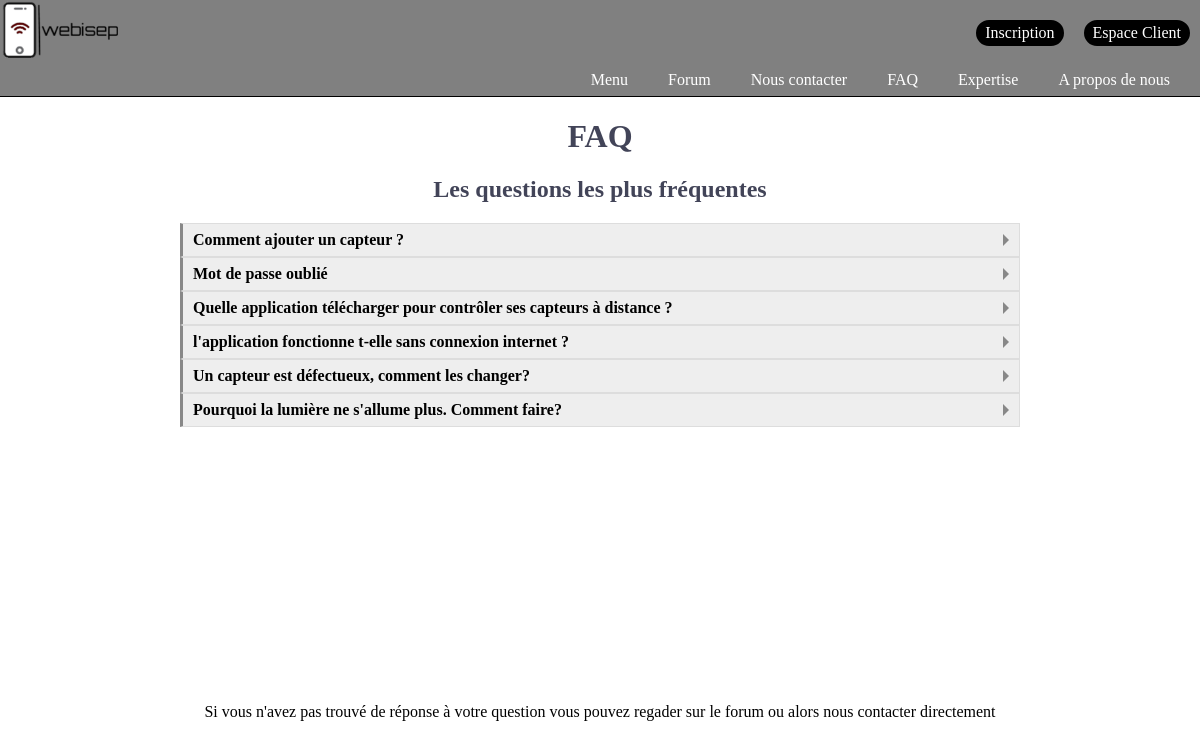
Screenshot of /old/FAQ.php with the database file from the repository.
### tables this page shows
CREATE TABLE IF NOT EXISTS `post` (
  `ID` int(20) NOT NULL,
  `Question` longtext NOT NULL,
  `Reponse` longtext NOT NULL,
  `Date_publication` date NOT NULL
);

### old/FAQ.php (the view, shortened to what this page needs)
<?php
$bdd = new PDO("mysql:host=localhost;dbname=espace_membre",'root','');
$messages = $bdd->query('SELECT * FROM post');
    function faq($compteur){
        $bdd = new PDO("mysql:host=localhost;dbname=espace_membre",'root','');
        $messages = $bdd->prepare('SELECT * FROM post WHERE id = ?');
        $messages->execute(array($compteur));
        $post = $messages->fetch();
    }
?>
<!DOCTYPE html>
<html>
<head>
    <link rel="stylesheet" href="../Style/FAQ.css" />
</head>
<body>
<?php include("General.php") ?>
<h1>FAQ</h1>
<h2>Les questions les plus fréquentes</h2>
<div class="faq">
<?php $compteur=0;
    while($post = $messages->fetch()){
       $compteur++;?>
    <section class="question">
        <label for="=<?php echo $compteur; ?>">
           <?php faq($compteur);
                   echo $post['Question'];
?>
        </label>
    </section>
    <?php
    }?>
</div>
<footer>Si vous n'avez pas trouvé de réponse à votre question vous pouvez regader sur le forum  ou alors nous contacter directement</footer>
</body>
</html>

### old/css/FAQ.css (style rules this page uses)
h1, h2 { text-align: center; color: #424458; }
.question label { margin-left: 15%; margin-right: 15%; background: #eee; display: block; position: relative; padding: 7px 10px; font-weight: bold; border: 1px solid #ddd; border-left: 3px solid #888; }
.question label::before { content: ''; position: absolute; right: 4px; top: 50%; margin-top: -6px; border: 6px solid transparent; border-left-color: inherit; }
footer { margin-bottom: 10px; margin-top: 23%; text-align: center; }

### lucas/design/general.css (style rules this page uses)
body { font-family: 'Source code pro', Calibri, serif; margin: 0px; padding:0px; }

### rows the page displays
post: Question "Comment ajouter un capteur ?"
post: Question "Mot de passe oublié"
post: Question "Quelle application télécharger pour contrôler ses capteurs à distance ?"
post: Question "l'application fonctionne t-elle sans connexion internet ?"
post: Question "Un capteur est défectueux, comment les changer?"
post: Question "Pourquoi la lumière ne s'allume plus. Comment faire?"
